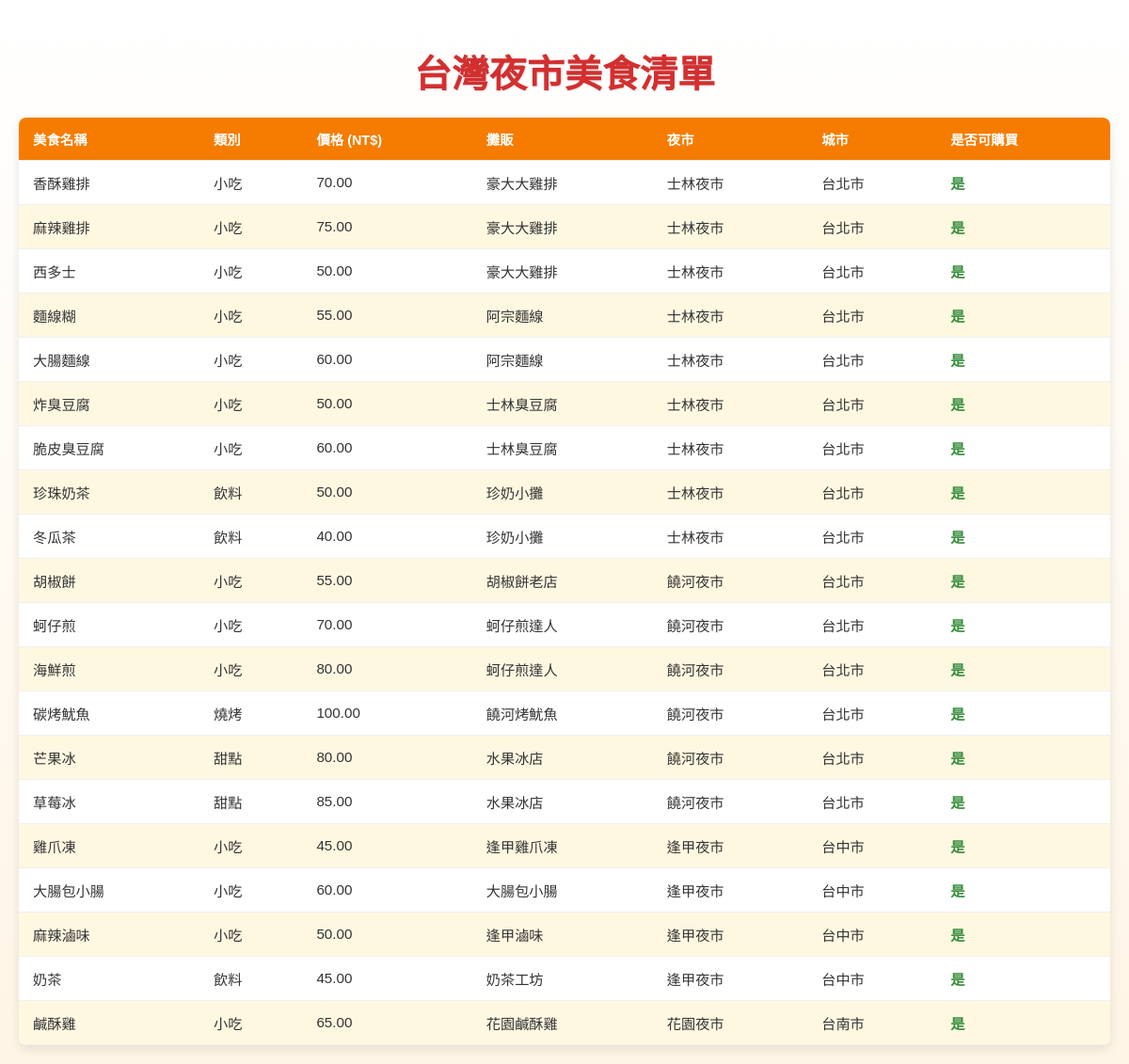
The page / on the database its author committed.
### nightmarket/models.py (models this page shows, shortened)
class Food(models.Model):
    name = models.CharField(max_length=100)
    vendor = models.ForeignKey(Vendor, on_delete=models.CASCADE)
    price = models.DecimalField(max_digits=6, decimal_places=2)
    category = models.CharField(max_length=50)
    is_available = models.BooleanField(default=True)
    class Meta:
        db_table = 'foods'

class Vendor(models.Model):
    name = models.CharField(max_length=100)
    night_market = models.ForeignKey(NightMarket, on_delete=models.CASCADE)
    owner_name = models.CharField(max_length=50)
    contact_phone = models.CharField(max_length=15, null=True, blank=True)
    established_date = models.DateField(null=True, blank=True)
    class Meta:
        db_table = 'vendors'

class NightMarket(models.Model):
    name = models.CharField(max_length=100, unique=True)
    city = models.CharField(max_length=50)
    address = models.CharField(max_length=200)
    opening_hours = models.CharField(max_length=100)
    is_active = models.BooleanField(default=True)
    class Meta:
        db_table = 'night_markets'

### nightmarket/views.py (the view)
# urls.py: path('', views.food_list, name='food_list'),
def food_list(request):
    foods = Food.objects.all().select_related('vendor__night_market')
    return render(request, 'nightmarket/food_list.html', {'foods': foods})

### nightmarket/templates/nightmarket/food_list.html (shortened to what this page needs)
<!DOCTYPE html>
<html lang="zh-Hant">
<head>
</head>
<body>
    <div class="container">
        <h1>台灣夜市美食清單</h1>
        <table>
            <thead>
                <tr>
                    <th>美食名稱</th>
                    <th>類別</th>
                    <th>價格 (NT$)</th>
                    <th>攤販</th>
                    <th>夜市</th>
                    <th>城市</th>
                    <th>是否可購買</th>
                </tr>
            </thead>
            <tbody>
                {% for food in foods %}
                <tr>
                    <td>{{ food.name }}</td>
                    <td>{{ food.category }}</td>
                    <td>{{ food.price }}</td>
                    <td>{{ food.vendor.name }}</td>
                    <td>{{ food.vendor.night_market.name }}</td>
                    <td>{{ food.vendor.night_market.city }}</td>
                    <td class="{% if food.is_available %}available{% else %}unavailable{% endif %}">
                        {{ food.is_available|yesno:"是,否" }}
                    </td>
                </tr>
                {% empty %}
                <tr>
                    <td colspan="7">無美食記錄</td>
                </tr>
                {% endfor %}
            </tbody>
        </table>
    </div>
</body>
</html>

### nightmarket/templates/nightmarket/food_list.html (style rules this page uses)
body { font-family: 'Noto Sans TC', Arial, sans-serif; margin: 0; padding: 20px; background: linear-gradient(to bottom, #fff, #fff5e6); color: #333; }
h1 { text-align: center; color: #d32f2f; font-size: 2.5em; margin-bottom: 20px; text-shadow: 1px 1px 2px rgba(0, 0, 0, 0.1); }
.container { max-width: 1200px; margin: 0 auto; }
table { width: 100%; border-collapse: collapse; background: #fff; border-radius: 8px; overflow: hidden; box-shadow: 0 4px 12px rgba(0, 0, 0, 0.1); }
th, td { padding: 12px 15px; text-align: left; border-bottom: 1px solid #f0f0f0; }
th { background: #f57c00; color: #fff; font-weight: bold; text-transform: uppercase; font-size: 0.9em; }
td { font-size: 0.95em; }
tr:nth-child(even) { background: #fff8e1; }
.available { color: #388e3c; font-weight: bold; }

### rows shown on the page
Food: name "香酥雞排", category "小吃", price "70.00", vendor.name "豪大大雞排", vendor.night_market.name "士林夜市", vendor.night_market.city "台北市", is_available "是"
Food: name "麻辣雞排", category "小吃", price "75.00", vendor.name "豪大大雞排", vendor.night_market.name "士林夜市", vendor.night_market.city "台北市", is_available "是"
Food: name "西多士", category "小吃", price "50.00", vendor.name "豪大大雞排", vendor.night_market.name "士林夜市", vendor.night_market.city "台北市", is_available "是"
Food: name "麵線糊", category "小吃", price "55.00", vendor.name "阿宗麵線", vendor.night_market.name "士林夜市", vendor.night_market.city "台北市", is_available "是"
Food: name "大腸麵線", category "小吃", price "60.00", vendor.name "阿宗麵線", vendor.night_market.name "士林夜市", vendor.night_market.city "台北市", is_available "是"
Food: name "炸臭豆腐", category "小吃", price "50.00", vendor.name "士林臭豆腐", vendor.night_market.name "士林夜市", vendor.night_market.city "台北市", is_available "是"
Food: name "脆皮臭豆腐", category "小吃", price "60.00", vendor.name "士林臭豆腐", vendor.night_market.name "士林夜市", vendor.night_market.city "台北市", is_available "是"
Food: name "珍珠奶茶", category "飲料", price "50.00", vendor.name "珍奶小攤", vendor.night_market.name "士林夜市", vendor.night_market.city "台北市", is_available "是"
Food: name "冬瓜茶", category "飲料", price "40.00", vendor.name "珍奶小攤", vendor.night_market.name "士林夜市", vendor.night_market.city "台北市", is_available "是"
Food: name "胡椒餅", category "小吃", price "55.00", vendor.name "胡椒餅老店", vendor.night_market.name "饒河夜市", vendor.night_market.city "台北市", is_available "是"
Food: name "蚵仔煎", category "小吃", price "70.00", vendor.name "蚵仔煎達人", vendor.night_market.name "饒河夜市", vendor.night_market.city "台北市", is_available "是"
Food: name "海鮮煎", category "小吃", price "80.00", vendor.name "蚵仔煎達人", vendor.night_market.name "饒河夜市", vendor.night_market.city "台北市", is_available "是"
Food: name "碳烤魷魚", category "燒烤", price "100.00", vendor.name "饒河烤魷魚", vendor.night_market.name "饒河夜市", vendor.night_market.city "台北市", is_available "是"
Food: name "芒果冰", category "甜點", price "80.00", vendor.name "水果冰店", vendor.night_market.name "饒河夜市", vendor.night_market.city "台北市", is_available "是"
Food: name "草莓冰", category "甜點", price "85.00", vendor.name "水果冰店", vendor.night_market.name "饒河夜市", vendor.night_market.city "台北市", is_available "是"
Food: name "雞爪凍", category "小吃", price "45.00", vendor.name "逢甲雞爪凍", vendor.night_market.name "逢甲夜市", vendor.night_market.city "台中市", is_available "是"
Food: name "大腸包小腸", category "小吃", price "60.00", vendor.name "大腸包小腸", vendor.night_market.name "逢甲夜市", vendor.night_market.city "台中市", is_available "是"
Food: name "麻辣滷味", category "小吃", price "50.00", vendor.name "逢甲滷味", vendor.night_market.name "逢甲夜市", vendor.night_market.city "台中市", is_available "是"
Food: name "奶茶", category "飲料", price "45.00", vendor.name "奶茶工坊", vendor.night_market.name "逢甲夜市", vendor.night_market.city "台中市", is_available "是"
Food: name "鹹酥雞", category "小吃", price "65.00", vendor.name "花園鹹酥雞", vendor.night_market.name "花園夜市", vendor.night_market.city "台南市", is_available "是"
